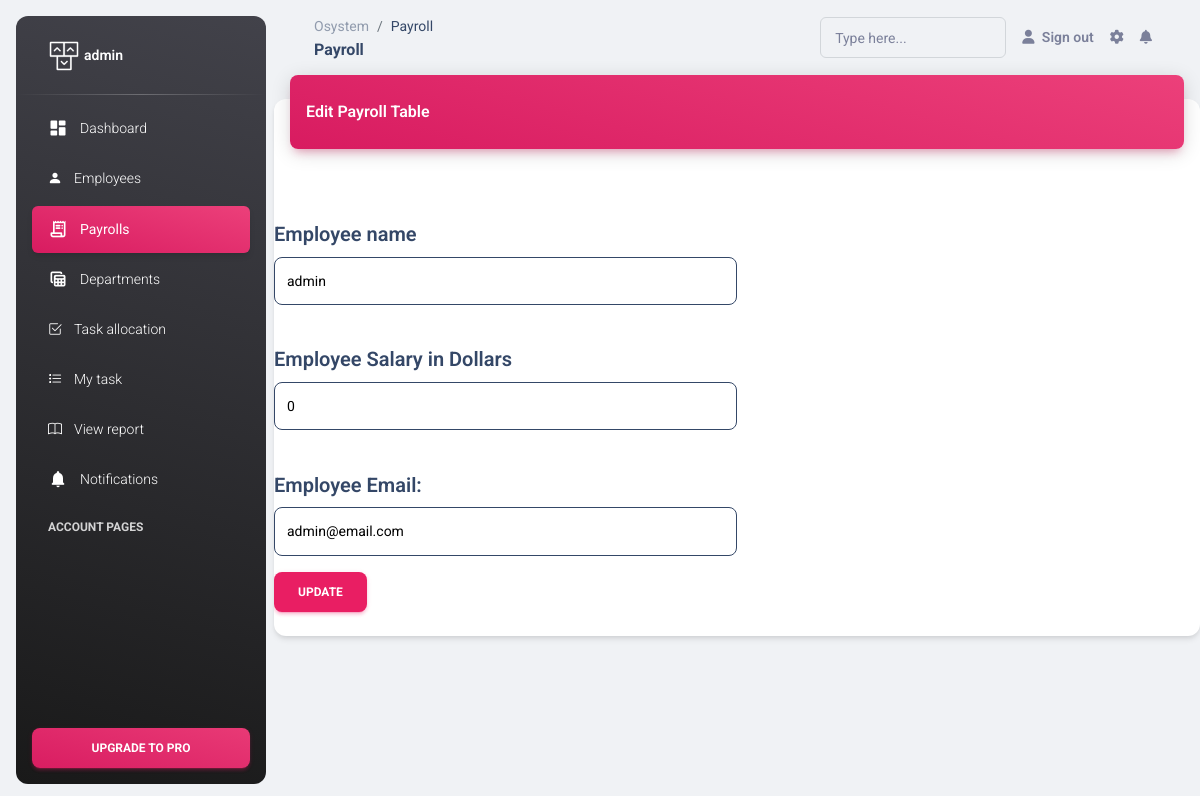
/pages/payrolEdit.php?udt=1 (signed in), run on the app's committed database.
### tables this page shows
CREATE TABLE `employees` (
  `userId` int(10) NOT NULL,
  `deptId` varchar(100) NOT NULL,
  `tId` int(100) NOT NULL,
  `userName` varchar(100) NOT NULL,
  `userPwd` varchar(10) NOT NULL,
  `empSal` int(5) NOT NULL,
  `email` varchar(100) NOT NULL,
  `phoneNo` int(100) NOT NULL,
  `hire_date` timestamp NOT NULL DEFAULT current_timestamp() ON UPDATE current_timestamp()
);

### pages/payrolEdit.php (the view, shortened to what the rows shown need)
<?php
require_once '../inc/conn.php';
        $result = mysqli_query($cnn,"SELECT * FROM employees WHERE userId='".$_GET['udt']."'");
        $row= mysqli_fetch_array($result);
        ?>
<!DOCTYPE html>
<html lang="en">
<head>
  <link
      rel="stylesheet"
      href="https://cdn.jsdelivr.net/npm/bootstrap-icons@1.4.1/font/bootstrap-icons.css"
    />
  <link href="../assets/css/nucleo-icons.css" rel="stylesheet" />
  <link href="../assets/css/nucleo-svg.css" rel="stylesheet" />
  <link id="pagestyle" href="../assets/css/material-dashboard.css?v=3.0.4" rel="stylesheet" />
</head>
<body class="g-sidenav-show  bg-gray-200">
<main class="main-content position-relative max-height-vh-100 h-100 border-radius-lg ">
    <div class="row">
        <div class="col-12">
          <div class="card my-4">
            <div class="card-body px-0 pb-2">
              <div class="table-responsive p-0">
        <div class="input-group input-group-outline mb-3 col-xs-3">
        <input type="text" name="userName" class="form-control-lg w-50 border border-dark"  required value="<?php echo $row['userName']; ?>">
</div>
       <br>
        <div class="input-group input-group-outline mb-3 col-xs-3">
        <input type="number" name="empSal" class="form-control-lg w-50 border border-dark"  required value="<?php echo $row['empSal']; ?>">
</div><br>
        <div class="input-group input-group-outline mb-3 col-xs-3">
        <input type="text" name="email" class="form-control-lg w-50 border border-dark"  required value="<?php echo $row['email']; ?>">
</div>

### data on the page
employees: userName "admin", empSal "0", email "admin@email.com"

### other printed values
$_SESSION["deptId"] "admin"
